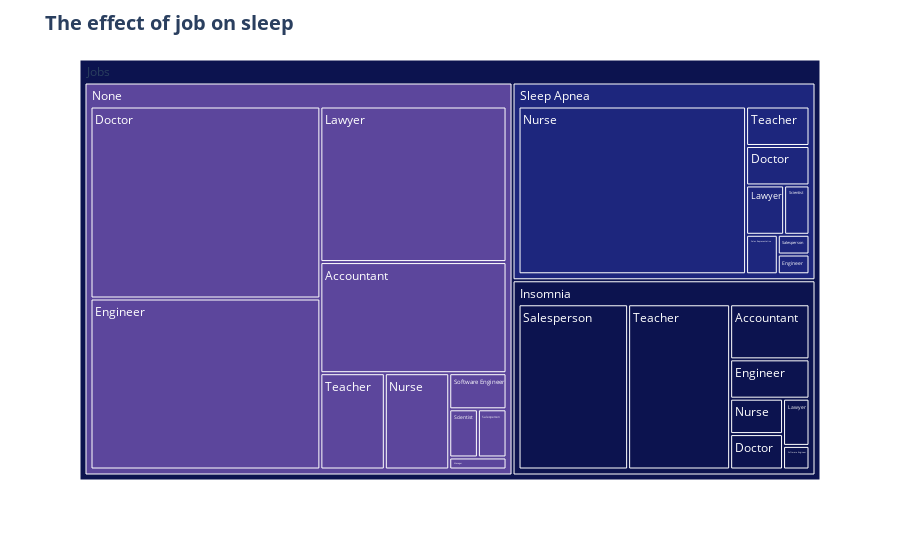

The code cell stored with this chart in its notebook:
### Code cell
fig=px.treemap(sleep_data,path=[px.Constant('Jobs'),'Sleep Disorder','Occupation'],
                color='Sleep Disorder',
                color_discrete_sequence=['#0C134F','#5C469C','#1D267D']
                )


fig.update_layout(title='<b>The effect of job on sleep</b>',
                    title_font={'size':20})


fig.show()

### Figure 1 — Plotly figure (JSON) as saved in the notebook; plotly's stock layout.template omitted (floating-point values rounded to 4 significant figures)
{"data": [{"branchvalues": "total", "customdata": [["Insomnia"], ["None"], ["Sleep Apnea"], ["Insomnia"], ["None"], ["Insomnia"], ["Sleep Apnea"], ["None"], ["Insomnia"], ["None"], ["Insomnia"], ["Sleep Apnea"], ["None"], ["Sleep Apnea"], ["Sleep Apnea"], ["None"], ["Insomnia"], ["None"], ["Sleep Apnea"], ["None"], ["Insomnia"], ["Sleep Apnea"], ["Insomnia"], ["None"], ["Sleep Apnea"], ["(?)"], ["Insomnia"], ["None"], ["Sleep Apnea"], ["None"]], "domain": {"x": [0, 1], "y": [0, 1]}, "hovertemplate": "labels=%{label}<br>count=%{value}<br>parent=%{parent}<br>id=%{id}<br>Sleep Disorder=%{customdata[0]}<extra></extra>", "ids": ["Jobs/Insomnia/Engineer", "Jobs/None/Engineer", "Jobs/Sleep Apnea/Salesperson", "Jobs/Insomnia/Accountant", "Jobs/None", "Jobs/Insomnia", "Jobs/Sleep Apnea/Teacher", "Jobs/None/Teacher", "Jobs/Insomnia/Teacher", "Jobs/None/Software Engineer", "Jobs/Insomnia/Software Engineer", "Jobs/Sleep Apnea/Scientist", "Jobs/None/Scientist", "Jobs/Sleep Apnea/Sales Representative", "Jobs/Sleep Apnea/Nurse", "Jobs/None/Nurse", "Jobs/Insomnia/Nurse", "Jobs/None/Manager", "Jobs/Sleep Apnea/Lawyer", "Jobs/None/Lawyer", "Jobs/Insomnia/Lawyer", "Jobs/Sleep Apnea/Engineer", "Jobs/Insomnia/Doctor", "Jobs/None/Accountant", "Jobs/Sleep Apnea", "Jobs", "Jobs/Insomnia/Salesperson", "Jobs/None/Salesperson", "Jobs/Sleep Apnea/Doctor", "Jobs/None/Doctor"], "labels": ["Engineer", "Engineer", "Salesperson", "Accountant", "None", "Insomnia", "Teacher", "Teacher", "Teacher", "Software Engineer", "Software Engineer", "Scientist", "Scientist", "Sales Representative", "Nurse", "Nurse", "Nurse", "Manager", "Lawyer", "Lawyer", "Lawyer", "Engineer", "Doctor", "Accountant", "Sleep Apnea", "Jobs", "Salesperson", "Salesperson", "Doctor", "Doctor"], "marker": {"colors": ["#0C134F", "#5C469C", "#1D267D", "#0C134F", "#5C469C", "#0C134F", "#1D267D", "#5C469C", "#0C134F", "#5C469C", "#0C134F", "#1D267D", "#5C469C", "#1D267D", "#1D267D", "#5C469C", "#0C134F", "#5C469C", "#1D267D", "#5C469C", "#0C134F", "#1D267D", "#0C134F", "#5C469C", "#1D267D", "#0C134F", "#0C134F", "#5C469C", "#1D267D", "#5C469C"]}, "name": "", "parents": ["Jobs/Insomnia", "Jobs/None", "Jobs/Sleep Apnea", "Jobs/Insomnia", "Jobs", "Jobs", "Jobs/Sleep Apnea", "Jobs/None", "Jobs/Insomnia", "Jobs/None", "Jobs/Insomnia", "Jobs/Sleep Apnea", "Jobs/None", "Jobs/Sleep Apnea", "Jobs/Sleep Apnea", "Jobs/None", "Jobs/Insomnia", "Jobs/None", "Jobs/Sleep Apnea", "Jobs/None", "Jobs/Insomnia", "Jobs/Sleep Apnea", "Jobs/Insomnia", "Jobs/None", "Jobs", "", "Jobs/Insomnia", "Jobs/None", "Jobs/Sleep Apnea", "Jobs/None"], "type": "treemap", "values": [5, 57, 1, 7, 219, 77, 4, 9, 27, 3, 1, 2, 2, 2, 61, 9, 3, 1, 3, 42, 2, 1, 3, 30, 78, 374, 29, 2, 4, 64]}], "layout": {"legend": {"tracegroupgap": 0}, "margin": {"t": 60}, "title": {"font": {"size": 20}, "text": "<b>The effect of job on sleep</b>"}, "treemapcolorway": ["#0C134F", "#5C469C", "#1D267D"]}}
